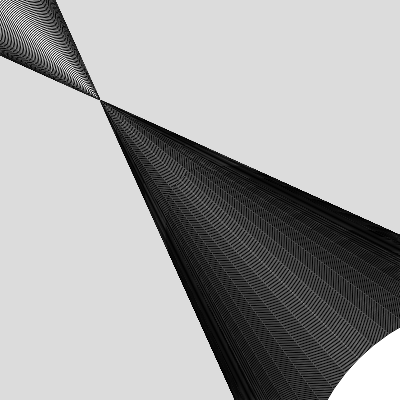
Frame 1 (no input)
Frame 60 (no input): identical to frame 1, image omitted
Frame 120 (the mouse pressed at the canvas centre since frame 60): identical to frame 1, image omitted

The p5.js sketch that drew this single still picture (run headless with seeded random() and noise() and a simulated clock; from frame 60 on, the mouse is pressed at the canvas centre):

// p5.js sketch
// ── sketch.js
function setup() {
  createCanvas(400, 400);
}

function draw() {
  background(220);


for(let i=-0; i<=500; i++){
	circle(i, i, 100-i);
}

  for(let i=-0; i<=500; i++){
	circle(i, i, 100-i);

  }
  }



  
